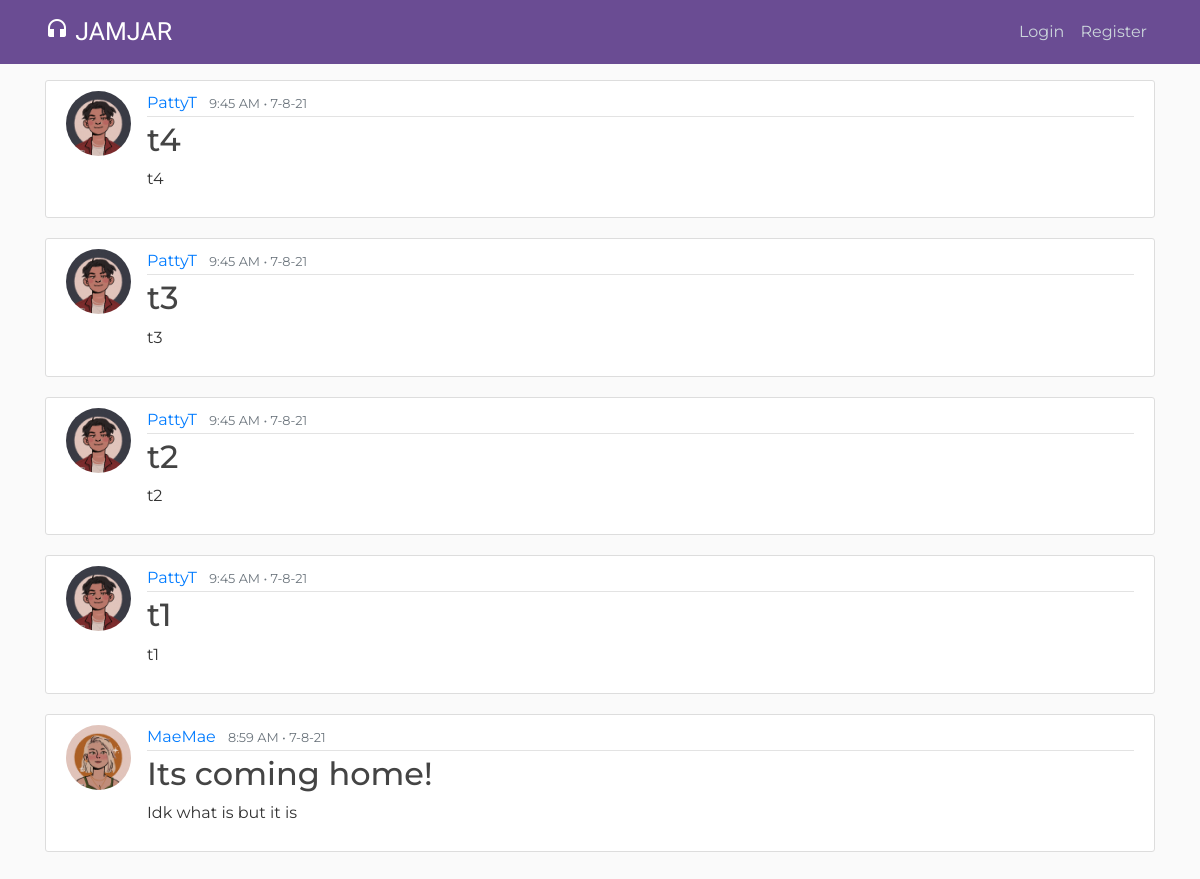
The app's page /, older data.
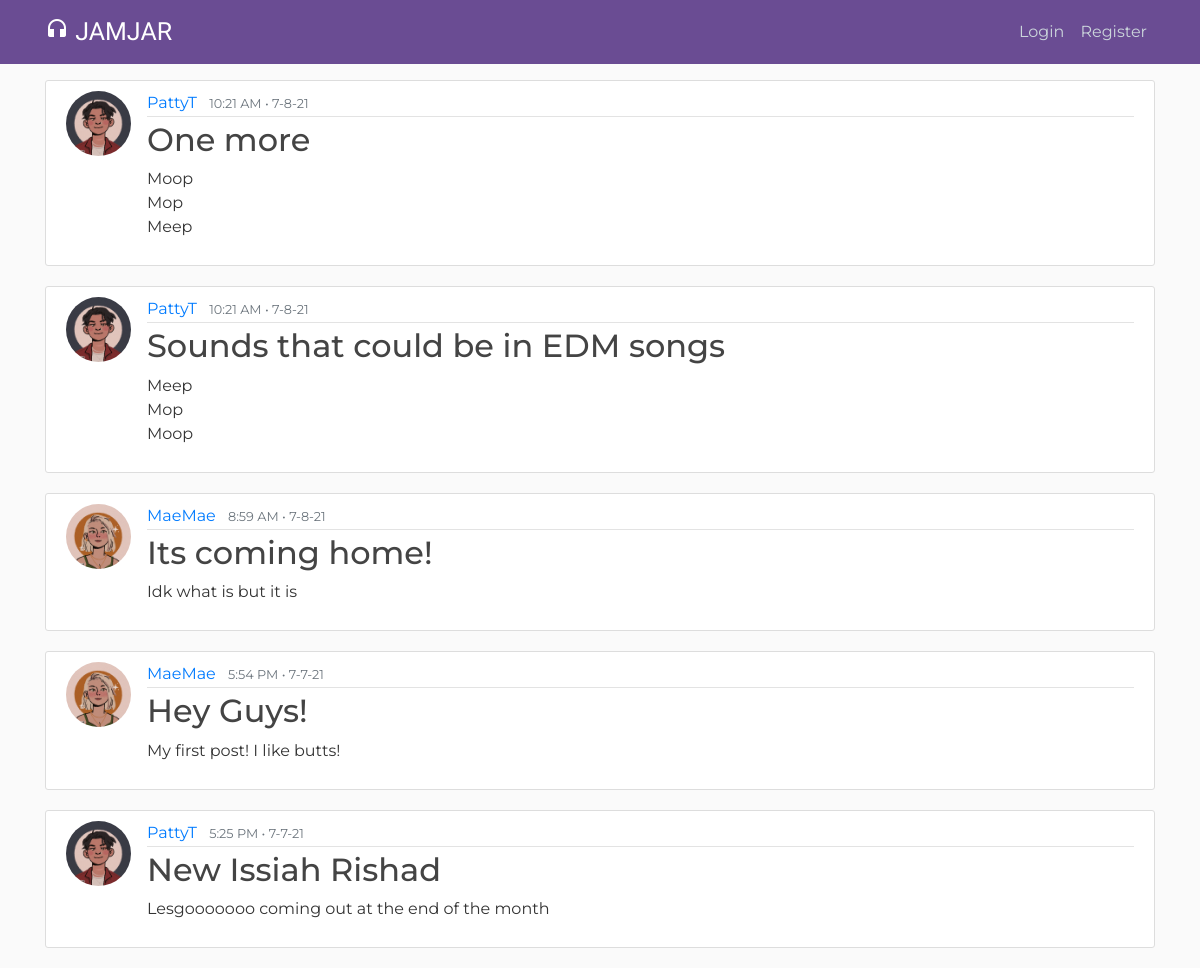
The same page, newer data.
### blog/models.py (models this page shows, shortened)
class Post(models.Model):
    title = models.CharField(max_length = 100)
    content = models.TextField()
    date_posted = models.DateTimeField(default=timezone.now)
    author = models.ForeignKey(User, on_delete = models.CASCADE)
    likes = models.IntegerField(default=0)

### users/models.py (models this page shows, shortened)
class Profile(models.Model):
    user = models.OneToOneField(User, on_delete=models.CASCADE)
    image = models.ImageField(default='default.jpg', upload_to='profile_pics')
    location = models.CharField(max_length=50, null=True, blank=True)
    bio = models.TextField(max_length=150, null=True, blank=True)

### blog/views.py (the view)
# urls.py: path('', PostListView.as_view(), name = 'blog-home'),
class PostListView(ListView):
    model = Post
    template_name = 'blog/home.html'
    context_object_name = 'posts'
    ordering = ['-date_posted']
    paginate_by = 5

### blog/templates/blog/home.html
{% extends "blog/base.html" %}
{% block content %}
    {% for post in posts %}
        <article class="media content-section">
            <img class = "rounded-circle article-img" src = "{{ post.author.profile.image.url }}">
            <div class="media-body">
                <div class="article-metadata">
                    <a class="mr-2" href="#">{{ post.author }}</a>
                    <small class="text-muted">{{ post.date_posted|date:"g:i A • n-j-y" }}</small>
                </div>
                <h2><a class="article-title" href="{% url 'post-detail' post.id %}">{{ post.title }}</a></h2>
                <p class="article-content">{{ post.content }}</p>
            </div>
        </article>
    {% endfor %}
{% endblock content %}

Row changes from the older to the newer data that the page shows:
removed Post: author.profile.image (picture), author "PattyT", date_posted "9:45 AM • 7-8-21", title "t4", content "t4"
removed Post: author.profile.image (picture), author "PattyT", date_posted "9:45 AM • 7-8-21", title "t3", content "t3"
removed Post: author.profile.image (picture), author "PattyT", date_posted "9:45 AM • 7-8-21", title "t2", content "t2"
removed Post: author.profile.image (picture), author "PattyT", date_posted "9:45 AM • 7-8-21", title "t1", content "t1"
added Post: author.profile.image (picture), author "PattyT", date_posted "10:21 AM • 7-8-21", title "One more", content "Moop Mop Meep"
added Post: author.profile.image (picture), author "PattyT", date_posted "10:21 AM • 7-8-21", title "Sounds that could be in EDM songs", content "Meep Mop Moop"
now on this page (row unchanged): Post: author.profile.image (picture), author "MaeMae", date_posted "5:54 PM • 7-7-21", title "Hey Guys!", content "My first post! I like butts!"
now on this page (row unchanged): Post: author.profile.image (picture), author "PattyT", date_posted "5:25 PM • 7-7-21", title "New Issiah Rishad", content "Lesgooooooo coming out at the end of the month"
